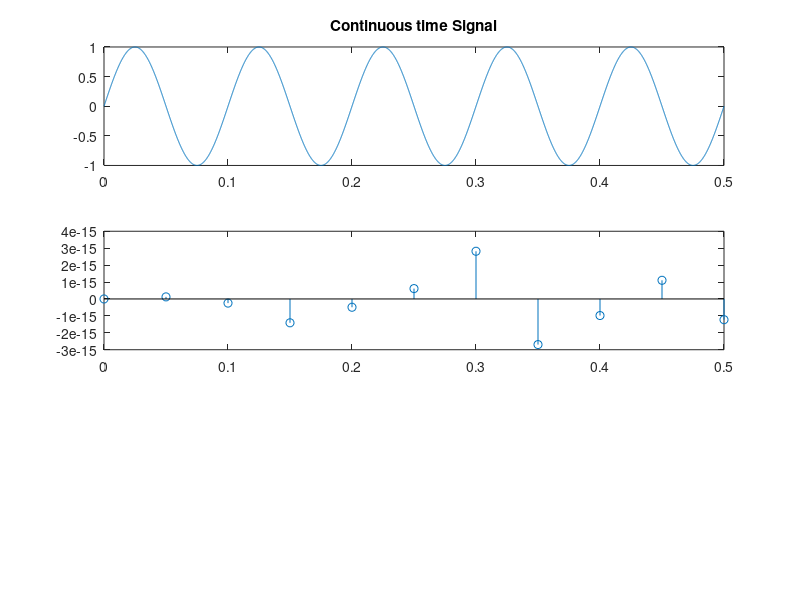

This chart was generated by the following MATLAB code: (Note: this script raises an error after producing the figure.)
%% Sampling of an analog signal and reconstruction of the sampled signal
clear; clc; close all;

%% Sampling and Reconstruct using different sampling rates 

sample_rates = [20, 50, 100];     % Sampling rates
fig_count = 0;

for i = sample_rates
    % Defining parameters
    F = 10;              % frequency of signal in Hz
    Fs = i;              % sampling rate
    Ts = 1/Fs;           % sampling period
    
    % generating continous and sampled signals
    tc = 0: 1e-4 : 5/F;                 % continuous time axis
    cont_signal = sin(2*pi*F*tc + 0);   % continuous signal
    
    td = 0: Ts :5/F;                    % Descrete time axis
    sample_number = length(td);         % number of samples
    des_signal = sin(2*pi*F*td + 0);    % Descreate signal
    
    % Reconstructing
    tr = 0: 1e-4 : 5/F;                        % time axis for reconstruction
    recon_signal = interp1(td, des_signal,tr); % reconstructed signals
    
    % plotting of continuous and sampled signal
    fig_count = fig_count + 1;
    figure(fig_count)
    % for continuous
    subplot(3,1,1);
    plot(tc, cont_signal)
    title("Continuous time Signal")
    
    % for sampled signal
    subplot(3,1,2)
    stem(td, des_signal)
    title("Sampled Signal for sample rate of " + Fs + "Hz")
    
    % for recoonstructed signal
    subplot(3,1,3);
    plot(tr, recon_signal);
    title("Reconstructed Signal from the sampleds signal of " + Fs +"Hz")
    
end



